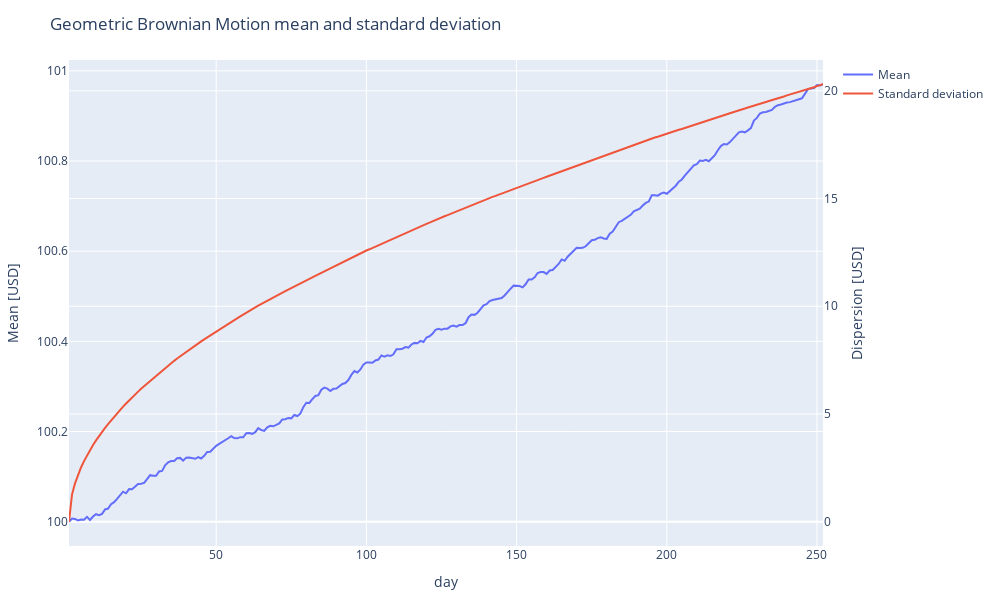

The cell this chart's notebook holds for it:
### Code cell
println("Max:\t\t", maximum([S[i, N] for i=1:paths]),"\n",
        "Min:\t\t", minimum([S[i, N] for i=1:paths]),"\n",
        "MEAN:\t\t",   mean([S[i, N] for i=1:paths]),"\n",
        "STD:\t\t",     std([S[i, N] for i=1:paths]),"\n",
        "DISP:\t\t",(maximum([S[i, N] for i=1:paths])-minimum([S[i, N] for i=1:paths]))/2,"\n",)

STD_PATH = [std( [S[i, j] for i=1:paths]) for j=1:N]
MEA_PATH = [mean([S[i, j] for i=1:paths]) for j=1:N]
VAR_PATH = [var( [S[i, j] for i=1:paths]) for j=1:N]

STD_PLOT=PlotlyJS.scatter(;x=1:N, y=STD_PATH, name="Standard deviation", yaxis="y2",)
MEA_PLOT=PlotlyJS.scatter(;x=1:N, y=MEA_PATH, name="Mean")
#VAR_PLOT=PlotlyJS.scatter(;x=1:N, y=VAR_PATH, name="Variance")
layout=Layout(title="Geometric Brownian Motion mean and standard deviation",
              yaxis_title="Mean [USD]", xaxis_title="day",
              yaxis2=attr(title="Dispersion [USD]",overlaying="y",side="right"),
              width=1000, height=600,)
MEA_STD_Plot=PlotlyJS.plot([MEA_PLOT,STD_PLOT], layout)
#PlotlyJS.savefig(MEA_STD_Plot, "figures/MEAN_STD.pdf", width=850, height=450)

### Figure 1 — Plotly figure (JSON) as saved in the notebook; plotly's stock layout.template omitted (floating-point values rounded to 4 significant figures; data arrays with more than 128 entries replaced by an {"elided": "..."} marker saying what was removed)
{"data": [{"name": "Mean", "type": "scatter", "x": {"elided": "252 int values"}, "y": {"elided": "252 float values"}}, {"name": "Standard deviation", "type": "scatter", "x": {"elided": "252 int values"}, "y": {"elided": "252 float values"}, "yaxis": "y2"}], "layout": {"height": 600, "margin": {"b": 50, "l": 50, "r": 50, "t": 60}, "title": "Geometric Brownian Motion mean and standard deviation", "width": 1000, "xaxis": {"title": {"text": "day"}}, "yaxis": {"title": {"text": "Mean [USD]"}}, "yaxis2": {"overlaying": "y", "side": "right", "title": "Dispersion [USD]"}}}
